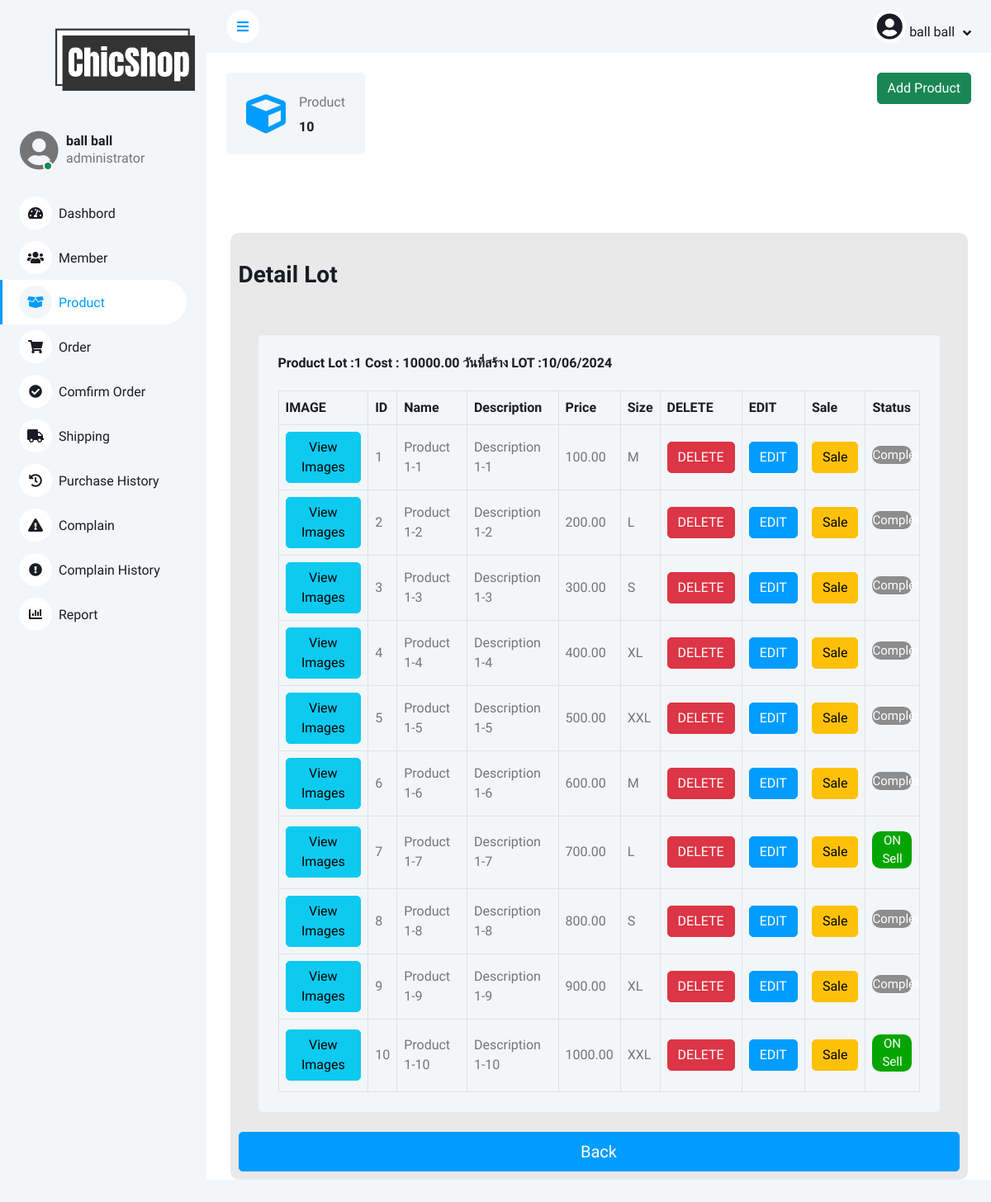
The page /BackWeb/lotshowtest.php?lot=1 (signed in) on the database its author committed.
### tables this page shows
CREATE TABLE `lot` (
  `lot` int(11) DEFAULT NULL COMMENT 'รหัสล็อตสินค้า',
  `price` decimal(10,2) DEFAULT NULL COMMENT 'ราคาล็อตสินค้า',
  `created_at` timestamp NOT NULL DEFAULT current_timestamp() COMMENT 'วันเวลาที่เพิ่มล็อตสินค้า'
);

CREATE TABLE `product` (
  `id` int(11) NOT NULL COMMENT 'รหัสสินค้า',
  `name` varchar(255) NOT NULL COMMENT 'ชื่อสินค้า',
  `description` varchar(255) NOT NULL COMMENT 'คำอธิบายสินค้า',
  `price` decimal(10,2) NOT NULL COMMENT 'ราคาสินค้า',
  `size` varchar(10) NOT NULL COMMENT 'ขนาดสินค้า',
  `img` varchar(255) DEFAULT NULL COMMENT 'รูปหลักสินค้า',
  `created_at` timestamp NOT NULL DEFAULT current_timestamp() COMMENT 'วันเวลาที่สินค้าเข้ามา',
  `lot` int(11) DEFAULT NULL COMMENT 'เลขล็อตสินค้า',
  `num` int(11) DEFAULT 0 COMMENT '0 = สินค้ายังไม่ได้ขา่ย\r\n1 = สินค้าขายไปเเล้ว\r\n3 = สินค้าเสียหาย',
  `Sale` decimal(10,2) DEFAULT NULL COMMENT 'ราคาส่วนลด'
);

### BackWeb/lotshowtest.php (the view, shortened to what this page needs)
<?php
$objCon = connectDB();
$user = $_SESSION['user_login'];
$lot = $_GET["lot"];
$sql = "SELECT * FROM product WHERE lot = '$lot'";
$result=mysqli_query($objCon,$sql);
$total_product = mysqli_num_rows($result);
?>
<!DOCTYPE html>
<html lang="en">
<head>
    <link href="https://cdnjs.cloudflare.com/ajax/libs/font-awesome/5.10.0/css/all.min.css" rel="stylesheet">
    <link href="https://cdn.jsdelivr.net/npm/bootstrap-icons@1.4.1/font/bootstrap-icons.css" rel="stylesheet">
    <link href="lib/owlcarousel/assets/owl.carousel.min.css" rel="stylesheet">
    <link href="lib/tempusdominus/css/tempusdominus-bootstrap-4.min.css" rel="stylesheet" />
    <link href="css/bootstrap.min.css" rel="stylesheet">
    <link href="css/style.css" rel="stylesheet">
    <link href="css/editconsole.css" rel="stylesheet">
    <link href="css/income.css" rel="stylesheet">
</head>
<body>
    <div class="">
        <div class="sidebar pe-4 pb-3">
            <nav class="navbar bg-light navbar-light">
                <div class="container-fluid">
                    <a href="Admin.php" class="navbar-brand mx-4 mb-3">
                        <img src="/Webpage/images/main-logo.png" class="logo">
                </a>
                </div>
                <div class="d-flex align-items-center ms-4 mb-4">
                    <div class="position-relative">
                        <i class="fa fa-user-circle fa-3x rounded-circle" style="width: 40px; height: 40px;"></i>
                        <div class="bg-success rounded-circle border border-2 border-white position-absolute end-0 bottom-0 p-1"></div>
                    </div>
                    <div class="ms-3">
                        <h6 class="mb-0"><?php echo $user['fullname']; ?></h6>
                        <span><?php echo $user['level']; ?></span>
                    </div>
                </div>
                <div class="navbar-nav w-100">
                    <a href="dashbord.php" class="nav-item nav-link"><i
                            class="fa fa-tachometer-alt me-2"></i>Dashbord</a>
                    <a href="Admin.php" class="nav-item nav-link "><i class="fa fa-users me-2"></i>Member</a>
                    <a href="income.php" class="nav-item nav-link active"><i class="fa fa-box-open me-2"></i>Product</a>
                    <a href="order.php" class="nav-item nav-link"><i class="fa fa-shopping-cart me-2"></i>Order</a>
                    <a href="orderconfirm.php" class="nav-item nav-link"><i
                            class="fa fa-check-circle text-dark me-2"></i>Comfirm Order</a>
                    <a href="shipping.php" class="nav-item nav-link"><i class="fa fa-truck me-2"></i>Shipping</a>
                    <a href="history.php" class="nav-item nav-link"><i class="fa fa-history me-2"></i>Purchase
                        History</a>
                    <a href="reportpage.php" class="nav-item nav-link"><i
                            class="fa fa-exclamation-triangle me-2"></i>Complain</a>
                    <a href="complaindetails.php" class="nav-item nav-link"><i
                            class="fa fa-exclamation-circle me-2"></i>Complain History</a>
                    <a href="report.php" class="nav-item nav-link"><i class="fa fa-chart-bar me-2"></i>Report</a>
                </div>
            </nav>
        </div>
        <div class="content">
            <nav class="navbar navbar-expand bg-light navbar-light sticky-top px-4 py-0">
                <a href="#" class="sidebar-toggler flex-shrink-0">
                    <i class="fa fa-bars"></i>
                </a>
                <div class="navbar-nav align-items-center ms-auto">
                    <div class="nav-item dropdown">
                        <a href="#" class="nav-link dropdown-toggle" data-bs-toggle="dropdown">
                            <i class="fa fa-user-circle fa-2x rounded-circle" style="width: 40px; height: 40px;"></i>
                            <span class="d-none d-lg-inline-flex"><?php echo $user['fullname']; ?></span>
                        </a>
                    </div>
                </div>
            </nav>
            <div class="container-fluid pt-4 px-4" style ="display:flex; justify-content: space-between;">
                <div class="row g-4">
                    <div class="col-sm-6 col-xl-12">
                        <div class="bg-light rounded d-flex align-items-center justify-content-between p-4">
                            <i class="fa fa-cube fa-3x text-primary"></i>
                            <div class="ms-3">
                                <p class="mb-2">Product</p>
                                <h6 class="mb-0"><?php echo $total_product; ?></h6>
                            </div>
                        </div>
                    </div>
                </div>
                <div class="add-lot">
                    <a href="addproduct.php?lot=<?php echo $lot; ?>" class="btn btn-success">Add Product</a>
                </div>
            </div>
        <form method="post">
            <div class="bgeditmain">
                <div class="bgedit">
                <br>
                <h3>Detail Lot</h3>
                <br>
                <?php
            $sql = "SELECT * FROM lot WHERE lot = '$lot'";
            $result1=mysqli_query($objCon,$sql);
            $row1 = mysqli_fetch_assoc($result1);
            $created_at = date('d/m/Y', strtotime($row1['created_at']));
            echo '<div class="container-fluid pt-4 px-4">';
            echo '<div class="bg-light text-center rounded p-4">';
            echo '<div class="d-flex align-items-center justify-content-between mb-4">';
            echo '<h6 class="mb-0">Product Lot :' . $row1['lot'] . ' Cost : ' . $row1['price'] . ' วันที่สร้าง LOT :' . $created_at . '</h6>';
            echo '</div>';
            echo '<div class="table-responsive">';
            echo '<table class="table text-start align-middle table-bordered table-hover mb-0">';
            echo '<thead>';
            echo '<tr class="text-dark">';
            echo '<th scope="col">IMAGE</th>';
            echo '<th scope="col">ID</th>';
            echo '<th scope="col">Name</th>';
            echo '<th scope="col">Description</th>';
            echo '<th scope="col">Price</th>';
            echo '<th scope="col">Size</th>';
            echo '<th scope="col">DELETE</th>';
            echo '<th scope="col">EDIT</th>';
            echo '<th scope="col">Sale</th>';
            echo '<th scope="col">Status</th>';
            echo '</tr>';
            echo '</thead>';
            echo '<tbody>';
            $query = "SELECT * FROM product WHERE lot = '" . $row1['lot'] . "'";
            $result2 = mysqli_query($objCon, $query);
            while ($row2 = mysqli_fetch_assoc($result2)) {
                echo '<tr>';
                echo '<td>';
                echo '<a href="viewimgP.php?user_id=' . $row2['id'] . '&lot=' . $row2['lot'] . '" class="btn btn-info">View Images</a>';
                echo '<td>' . $row2['id'] . '</td>';
                echo '<td>' . $row2['name'] . '</td>';
                echo '<td>' . $row2['description'] . '</td>';
                echo '<td>' . $row2['price'] . '</td>';
                echo '<td>' . $row2['size'] . '</td>';
                echo '<td><a href="deleteproduct.php?user_id=' . $row2['id'] . '&lot=' . $row2['lot'] .  '" class="btn btn-danger">DELETE</a></td>';
                echo '<td><a href="editproduct.php?user_id=' . $row2['id'] . '&lot=' . $row2['lot'] .  '" class="btn btn-primary">EDIT</a></td>';
                echo '<td><a href="saleproduct.php?user_id=' . $row2['id'] . '&lot=' . $row2['lot'] .  '" class="btn btn-warning">Sale</a></td>';
                if ($row2['num'] == 1) {
                    echo '<td><center><div class="textstatuscomplete"><center><p>Complete<p><center></div><center></td>';
                } elseif ($row2['num'] == 3) {
                    echo '<td><center><div class="textstatusdamage"><center><p>Damage<p><center></div><center></td>';
                }else {
                    echo '<td><center><div class="textstatusempty"><center><p>ON Sell<p><center></div><center></td>';
                }
                echo '</td>';
                echo '</tr>';
            }
            echo '</tbody>';
            echo '</table>';
            echo '</div>';
            echo '</div>';
            echo '</div>';
            ?>
            <br>
                    <a href="product.php" class="w-100 btn btn-lg btn-primary">Back</a>
                </div>
                </div>
            </div>
</body>
</html>

### BackWeb/css/style.css (style rules this page uses)
:root { --primary: #009CFF; --light: #F3F6F9; --dark: #191C24; }
.btn { transition: .5s; }
.btn.btn-primary { color: #FFFFFF; }
.sidebar { position: fixed; top: 0; left: 0; bottom: 0; width: 250px; height: 100vh; overflow-y: auto; background: var(--light); transition: 0.5s; z-index: 999; }
.content { margin-left: 250px; min-height: 100vh; background: #FFFFFF; transition: 0.5s; }
@media (min-width: 992px) { .sidebar { margin-left: 0; } }
@media (min-width: 992px) { .content { width: calc(100% - 250px); } }
.sidebar .navbar .navbar-nav .nav-link { padding: 7px 20px; color: var(--dark); font-weight: 500; border-left: 3px solid var(--light); border-radius: 0 30px 30px 0; outline: none; }
.sidebar .navbar .navbar-nav .nav-link:hover, .sidebar .navbar .navbar-nav .nav-link.active { color: var(--primary); background: #FFFFFF; border-color: var(--primary); }
.sidebar .navbar .navbar-nav .nav-link i { width: 40px; height: 40px; display: inline-flex; align-items: center; justify-content: center; background: #FFFFFF; border-radius: 40px; }
.sidebar .navbar .navbar-nav .nav-link:hover i, .sidebar .navbar .navbar-nav .nav-link.active i { background: var(--light); }
.content .navbar .navbar-nav .nav-link { margin-left: 25px; padding: 12px 0; color: var(--dark); outline: none; }
.content .navbar .sidebar-toggler, .content .navbar .navbar-nav .nav-link i { width: 40px; height: 40px; display: inline-flex; align-items: center; justify-content: center; background: #FFFFFF; border-radius: 40px; }
.content .navbar .dropdown-toggle::after { margin-left: 6px; vertical-align: middle; border: none; content: "\f107"; font-family: "Font Awesome 5 Free"; font-weight: 900; transition: .5s; }
.logo { width: 150%; object-fit: contain; }

### BackWeb/css/editconsole.css (style rules this page uses)
.bgeditmain { background: white; width: 100%; height: auto; display: flex; justify-content: center; align-items: center; align-content: center; align-self: center; margin-top: 5%; margin-bottom: 5%; }
.bgedit { background: rgb(233, 233, 233); padding: 10px; width: 100%; margin-top: 5%; border-radius: 10px; margin-right: 3%; margin-left: 3%; }

### BackWeb/css/income.css (style rules this page uses)
.textstatuscomplete { font-size: 15px; background: rgb(141, 141, 141); width: 4vw; border-radius: 10px; margin-top: 10px; color: rgb(255, 255, 255); }
.textstatusempty { font-size: 15px; background: rgb(5, 165, 0); width: 4vw; border-radius: 10px; margin-top: 10px; color: rgb(255, 255, 255); }

### rows shown on the page
lot: lot "1", price "10000.00", created_at "10/06/2024"
product: id "1", name "Product 1-1", description "Description 1-1", price "100.00", size "M", num "Complete"
product: id "2", name "Product 1-2", description "Description 1-2", price "200.00", size "L", num "Complete"
product: id "3", name "Product 1-3", description "Description 1-3", price "300.00", size "S", num "Complete"
product: id "4", name "Product 1-4", description "Description 1-4", price "400.00", size "XL", num "Complete"
product: id "5", name "Product 1-5", description "Description 1-5", price "500.00", size "XXL", num "Complete"
product: id "6", name "Product 1-6", description "Description 1-6", price "600.00", size "M", num "Complete"
product: id "7", name "Product 1-7", description "Description 1-7", price "700.00", size "L", num "ON Sell"
product: id "8", name "Product 1-8", description "Description 1-8", price "800.00", size "S", num "Complete"
product: id "9", name "Product 1-9", description "Description 1-9", price "900.00", size "XL", num "Complete"
product: id "10", name "Product 1-10", description "Description 1-10", price "1000.00", size "XXL", num "ON Sell"

### other values the page prints
$user['fullname'] "ball ball"
$user['level'] "administrator"
$total_product "10"
